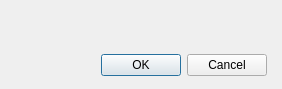
<?xml version="1.0" encoding="UTF-8"?>
<ui version="4.0">
 <class>DialogSystemParameter</class>
 <widget class="QDialog" name="DialogSystemParameter">
  <property name="geometry">
   <rect>
    <x>0</x>
    <y>0</y>
    <width>282</width>
    <height>89</height>
   </rect>
  </property>
  <property name="windowTitle">
   <string>Set parameter value...</string>
  </property>
  <layout class="QGridLayout" name="gridLayout">
   <property name="leftMargin">
    <number>15</number>
   </property>
   <property name="topMargin">
    <number>10</number>
   </property>
   <property name="rightMargin">
    <number>15</number>
   </property>
   <property name="bottomMargin">
    <number>10</number>
   </property>
   <item row="0" column="0">
    <layout class="QVBoxLayout" name="verticalLayout">
     <property name="spacing">
      <number>15</number>
     </property>
     <item>
      <widget class="PanelPrimitiveValue" name="widgetValue" native="true">
       <property name="minimumSize">
        <size>
         <width>250</width>
         <height>27</height>
        </size>
       </property>
       <property name="maximumSize">
        <size>
         <width>250</width>
         <height>27</height>
        </size>
       </property>
      </widget>
     </item>
     <item>
      <widget class="QDialogButtonBox" name="buttonBox">
       <property name="orientation">
        <enum>Qt::Horizontal</enum>
       </property>
       <property name="standardButtons">
        <set>QDialogButtonBox::Cancel|QDialogButtonBox::Ok</set>
       </property>
      </widget>
     </item>
    </layout>
   </item>
  </layout>
 </widget>
 <customwidgets>
  <customwidget>
   <class>PanelPrimitiveValue</class>
   <extends>QWidget</extends>
   <header>panelprimitivevalue.h</header>
   <container>1</container>
  </customwidget>
 </customwidgets>
 <resources/>
 <connections>
  <connection>
   <sender>buttonBox</sender>
   <signal>accepted()</signal>
   <receiver>DialogSystemParameter</receiver>
   <slot>accept()</slot>
   <hints>
    <hint type="sourcelabel">
     <x>248</x>
     <y>254</y>
    </hint>
    <hint type="destinationlabel">
     <x>157</x>
     <y>274</y>
    </hint>
   </hints>
  </connection>
  <connection>
   <sender>buttonBox</sender>
   <signal>rejected()</signal>
   <receiver>DialogSystemParameter</receiver>
   <slot>reject()</slot>
   <hints>
    <hint type="sourcelabel">
     <x>316</x>
     <y>260</y>
    </hint>
    <hint type="destinationlabel">
     <x>286</x>
     <y>274</y>
    </hint>
   </hints>
  </connection>
 </connections>
</ui>
